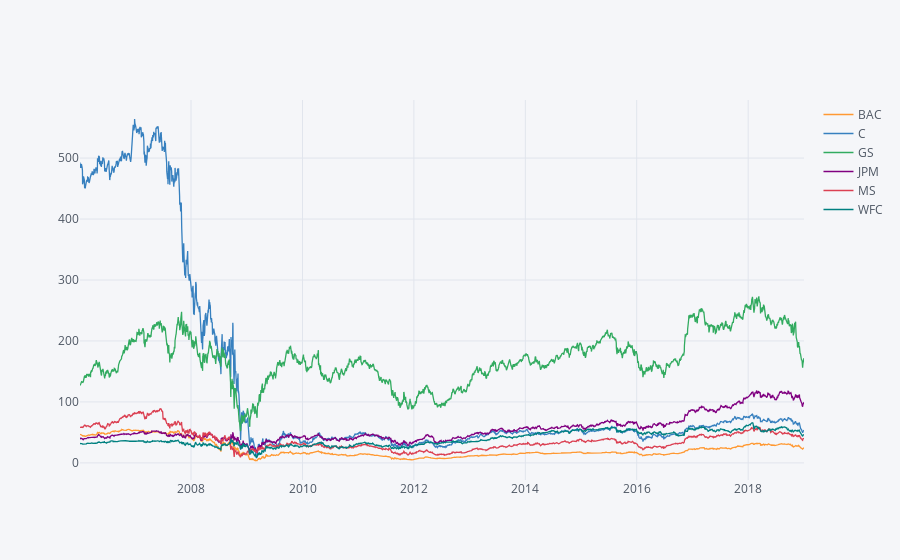

Write notebook code for a chart like this one.
### Markdown cell above
# we can see that City bank and Goldmen Sachs had a crash in 2008.

### Code cell
bank_Stocks.xs(key='Close', axis = 1, level = 'Stock Info').iplot()

### Figure 1 — Plotly figure (JSON) as saved in the notebook; plotly's stock layout.template omitted (floating-point values rounded to 4 significant figures; data arrays with more than 128 entries replaced by an {"elided": "..."} marker saying what was removed)
{"data": [{"line": {"color": "rgba(255, 153, 51, 1.0)", "dash": "solid", "shape": "linear", "width": 1.3}, "mode": "lines", "name": "BAC", "text": "", "type": "scatter", "uid": "c134c138-2bed-481b-8cf4-ea11e33a4e1b", "x": {"elided": "3272 str values"}, "y": {"elided": "3272 float values"}}, {"line": {"color": "rgba(55, 128, 191, 1.0)", "dash": "solid", "shape": "linear", "width": 1.3}, "mode": "lines", "name": "C", "text": "", "type": "scatter", "uid": "97137907-6536-4d33-8a44-88c06ff8f8ce", "x": {"elided": "3272 str values"}, "y": {"elided": "3272 float values"}}, {"line": {"color": "rgba(50, 171, 96, 1.0)", "dash": "solid", "shape": "linear", "width": 1.3}, "mode": "lines", "name": "GS", "text": "", "type": "scatter", "uid": "3b2a203d-b284-4ae8-ba4e-eb57a464385a", "x": {"elided": "3272 str values"}, "y": {"elided": "3272 float values"}}, {"line": {"color": "rgba(128, 0, 128, 1.0)", "dash": "solid", "shape": "linear", "width": 1.3}, "mode": "lines", "name": "JPM", "text": "", "type": "scatter", "uid": "89a64b06-6160-4721-a466-5cbe0910fcc1", "x": {"elided": "3272 str values"}, "y": {"elided": "3272 float values"}}, {"line": {"color": "rgba(219, 64, 82, 1.0)", "dash": "solid", "shape": "linear", "width": 1.3}, "mode": "lines", "name": "MS", "text": "", "type": "scatter", "uid": "30a0923d-5d0d-4b6d-993e-c5995578a002", "x": {"elided": "3272 str values"}, "y": {"elided": "3272 float values"}}, {"line": {"color": "rgba(0, 128, 128, 1.0)", "dash": "solid", "shape": "linear", "width": 1.3}, "mode": "lines", "name": "WFC", "text": "", "type": "scatter", "uid": "2e940f5e-9f70-48c6-ae3b-4ace91368997", "x": {"elided": "3272 str values"}, "y": {"elided": "3272 float values"}}], "layout": {"legend": {"bgcolor": "#F5F6F9", "font": {"color": "#4D5663"}}, "paper_bgcolor": "#F5F6F9", "plot_bgcolor": "#F5F6F9", "title": {"font": {"color": "#4D5663"}}, "xaxis": {"gridcolor": "#E1E5ED", "showgrid": true, "tickfont": {"color": "#4D5663"}, "title": {"font": {"color": "#4D5663"}, "text": ""}, "zerolinecolor": "#E1E5ED"}, "yaxis": {"gridcolor": "#E1E5ED", "showgrid": true, "tickfont": {"color": "#4D5663"}, "title": {"font": {"color": "#4D5663"}, "text": ""}, "zerolinecolor": "#E1E5ED"}}}
